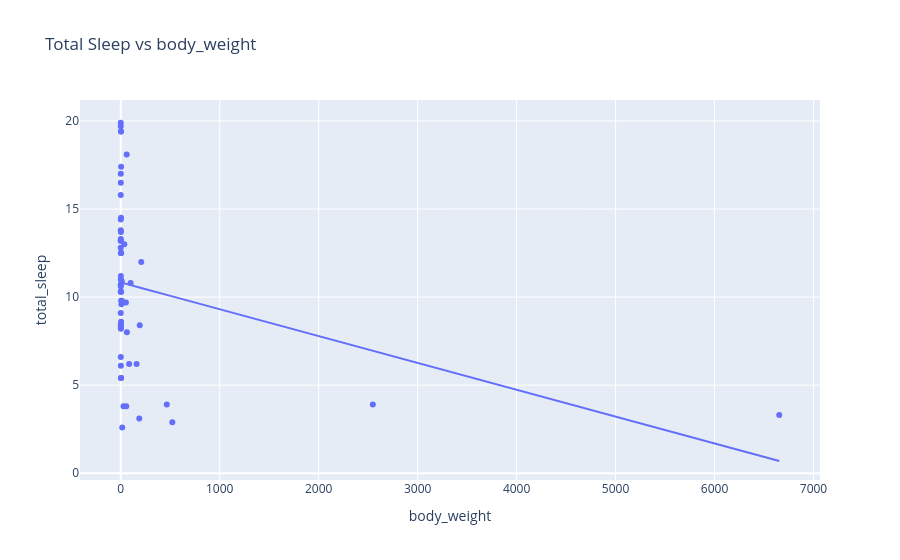
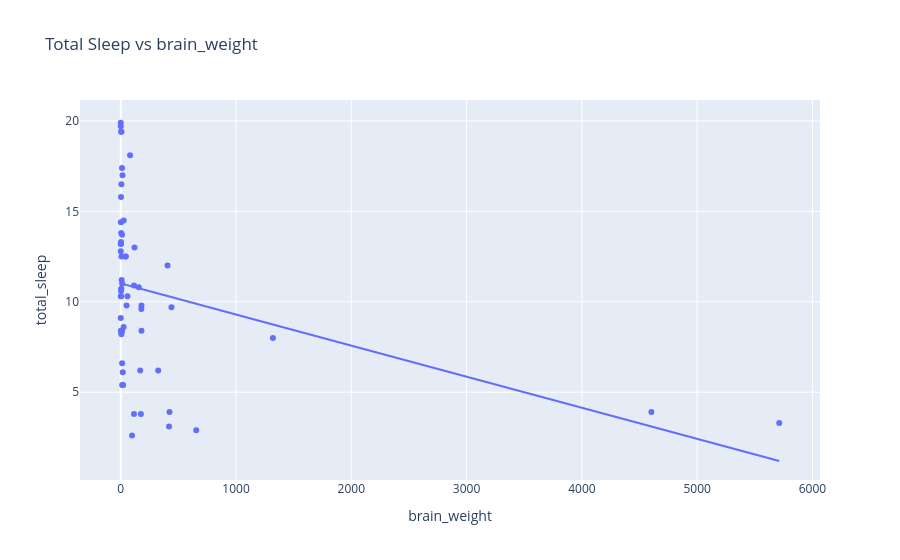
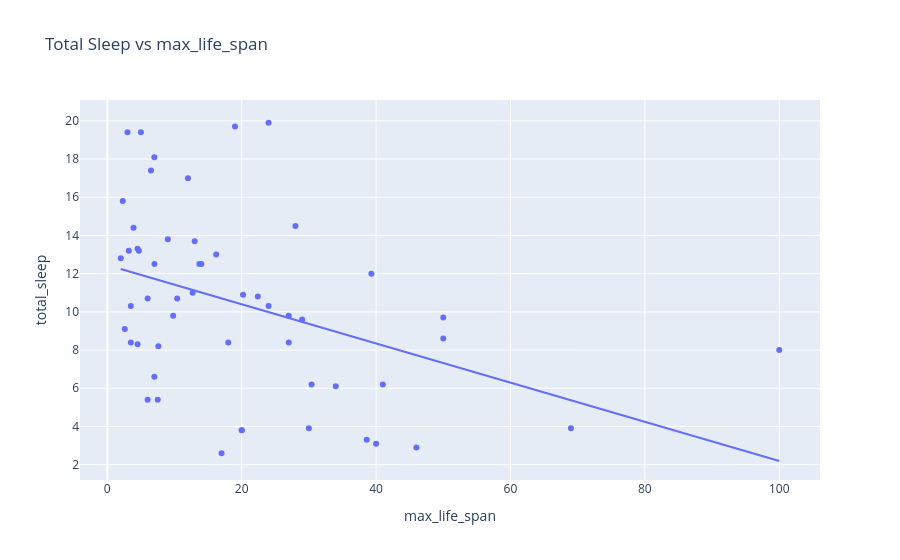
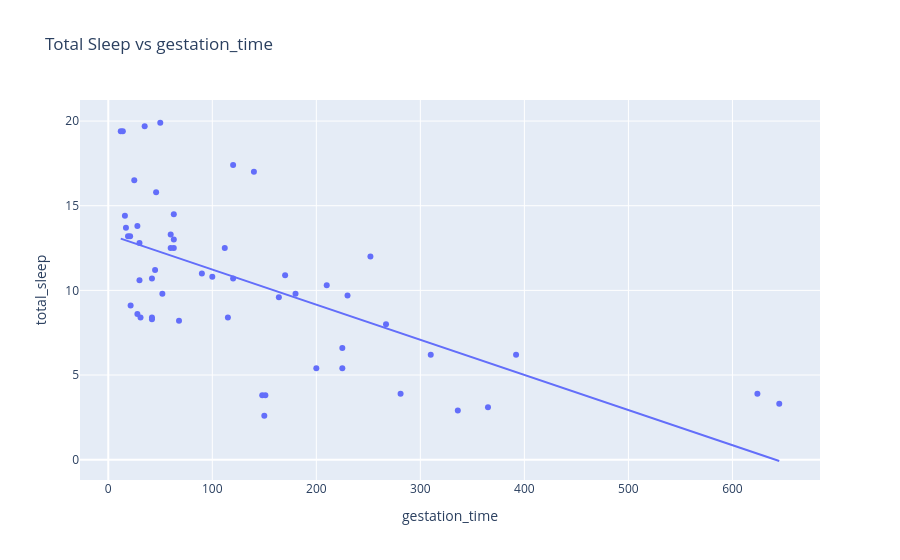

Write notebook code for charts like these, in order.
### Code cell
columns =columns.drop('total_sleep')
for column in columns:
    fig = px.scatter(
        sleep_data,
        x=column,
        y='total_sleep',
        trendline='ols',
        title=f'Total Sleep vs {column}'
    )
    fig.show()

### Figure 1 — Plotly figure (JSON) as saved in the notebook; plotly's stock layout.template omitted (floating-point values rounded to 4 significant figures)
{"data": [{"hovertemplate": "body_weight=%{x}<br>total_sleep=%{y}<extra></extra>", "legendgroup": "", "marker": {"color": "#636efa", "symbol": "circle"}, "mode": "markers", "name": "", "orientation": "v", "showlegend": false, "type": "scatter", "x": [0.048, 0.104, 0.005, 3.5, 0.023, 0.06, 0.075, 0.12, 1.0, 0.9, 0.28, 1.7, 0.785, 3.6, 3.5, 60.0, 0.75, 0.425, 2.0, 1.04, 0.101, 4.235, 0.2, 0.48, 1.4, 1.62, 4.05, 4.288, 3.385, 36.33, 35.0, 14.83, 2.5, 0.023, 27.66, 55.5, 10.0, 100.0, 250.0, 4.19, 0.01, 192.0, 10.55, 3.3, 529.0, 6.8, 465.0, 160.0, 1.41, 6654.0, 207.0, 187.1, 85.0, 521.0, 3.0, 52.16, 2547.0, 62.0, 0.92, 0.55, 0.122, 1.35], "xaxis": "x", "y": [12.8, 15.8, 9.1, 19.4, 13.2, 10.3, 8.4, 14.4, 8.3, 13.3, 13.2, 19.4, 10.7, 5.4, 17.4, 18.1, 6.6, 12.5, 5.4, 8.2, 13.8, 9.8, 10.7, 17.0, 11.0, 13.7, NaN, 12.5, 12.5, 13.0, NaN, 2.6, 8.4, 19.7, 3.8, 3.8, 10.9, 10.8, NaN, 10.3, 19.9, 8.4, 9.8, 14.5, NaN, 9.6, 3.9, 6.2, 6.1, 3.3, 12.0, 3.1, 6.2, 2.9, 8.6, 9.7, 3.9, 8.0, 16.5, 10.3, 10.6, 11.2], "yaxis": "y"}, {"hovertemplate": "<b>OLS trendline</b><br>total_sleep = -0.00152409 * body_weight + 10.8351<br>R<sup>2</sup>=0.094363<br><br>body_weight=%{x}<br>total_sleep=%{y} <b>(trend)</b><extra></extra>", "legendgroup": "", "marker": {"color": "#636efa", "symbol": "circle"}, "mode": "lines", "name": "", "showlegend": false, "type": "scatter", "x": [0.005, 0.01, 0.023, 0.023, 0.048, 0.06, 0.075, 0.101, 0.104, 0.12, 0.122, 0.2, 0.28, 0.425, 0.48, 0.55, 0.75, 0.785, 0.9, 0.92, 1.0, 1.04, 1.35, 1.4, 1.41, 1.62, 1.7, 2.0, 2.5, 3.0, 3.3, 3.385, 3.5, 3.5, 3.6, 4.19, 4.235, 4.288, 6.8, 10.0, 10.55, 14.83, 27.66, 36.33, 52.16, 55.5, 60.0, 62.0, 85.0, 100.0, 160.0, 187.1, 192.0, 207.0, 465.0, 521.0, 2547.0, 6654.0], "xaxis": "x", "y": [10.84, 10.84, 10.84, 10.84, 10.84, 10.84, 10.84, 10.83, 10.83, 10.83, 10.83, 10.83, 10.83, 10.83, 10.83, 10.83, 10.83, 10.83, 10.83, 10.83, 10.83, 10.83, 10.83, 10.83, 10.83, 10.83, 10.83, 10.83, 10.83, 10.83, 10.83, 10.83, 10.83, 10.83, 10.83, 10.83, 10.83, 10.83, 10.82, 10.82, 10.82, 10.81, 10.79, 10.78, 10.76, 10.75, 10.74, 10.74, 10.71, 10.68, 10.59, 10.55, 10.54, 10.52, 10.13, 10.04, 6.953, 0.6938], "yaxis": "y"}], "layout": {"legend": {"tracegroupgap": 0}, "title": {"text": "Total Sleep vs body_weight"}, "xaxis": {"anchor": "y", "domain": [0, 1], "title": {"text": "body_weight"}}, "yaxis": {"anchor": "x", "domain": [0, 1], "title": {"text": "total_sleep"}}}}

### Figure 2 — Plotly figure (JSON) as saved in the notebook; plotly's stock layout.template omitted (floating-point values rounded to 4 significant figures)
{"data": [{"hovertemplate": "brain_weight=%{x}<br>total_sleep=%{y}<extra></extra>", "legendgroup": "", "marker": {"color": "#636efa", "symbol": "circle"}, "mode": "markers", "name": "", "orientation": "v", "showlegend": false, "type": "scatter", "x": [0.33, 2.5, 0.14, 3.9, 0.4, 1.0, 1.2, 1.0, 6.6, 2.6, 1.9, 6.3, 3.5, 21.0, 10.8, 81.0, 12.3, 6.4, 12.3, 5.5, 4.0, 50.4, 5.0, 15.5, 12.5, 11.4, 17.0, 39.2, 44.5, 119.5, 56.0, 98.2, 12.1, 0.3, 115.0, 175.0, 115.0, 157.0, 490.0, 58.0, 0.25, 180.0, 179.5, 25.6, 680.0, 179.0, 423.0, 169.0, 17.5, 5712.0, 406.0, 419.0, 325.0, 655.0, 25.0, 440.0, 4603.0, 1320.0, 5.7, 2.4, 3.0, 8.1], "xaxis": "x", "y": [12.8, 15.8, 9.1, 19.4, 13.2, 10.3, 8.4, 14.4, 8.3, 13.3, 13.2, 19.4, 10.7, 5.4, 17.4, 18.1, 6.6, 12.5, 5.4, 8.2, 13.8, 9.8, 10.7, 17.0, 11.0, 13.7, NaN, 12.5, 12.5, 13.0, NaN, 2.6, 8.4, 19.7, 3.8, 3.8, 10.9, 10.8, NaN, 10.3, 19.9, 8.4, 9.8, 14.5, NaN, 9.6, 3.9, 6.2, 6.1, 3.3, 12.0, 3.1, 6.2, 2.9, 8.6, 9.7, 3.9, 8.0, 16.5, 10.3, 10.6, 11.2], "yaxis": "y"}, {"hovertemplate": "<b>OLS trendline</b><br>total_sleep = -0.00171947 * brain_weight + 11.0163<br>R<sup>2</sup>=0.128237<br><br>brain_weight=%{x}<br>total_sleep=%{y} <b>(trend)</b><extra></extra>", "legendgroup": "", "marker": {"color": "#636efa", "symbol": "circle"}, "mode": "lines", "name": "", "showlegend": false, "type": "scatter", "x": [0.14, 0.25, 0.3, 0.33, 0.4, 1.0, 1.0, 1.2, 1.9, 2.4, 2.5, 2.6, 3.0, 3.5, 3.9, 4.0, 5.0, 5.5, 5.7, 6.3, 6.4, 6.6, 8.1, 10.8, 11.4, 12.1, 12.3, 12.3, 12.5, 15.5, 17.5, 21.0, 25.0, 25.6, 39.2, 44.5, 50.4, 58.0, 81.0, 98.2, 115.0, 115.0, 119.5, 157.0, 169.0, 175.0, 179.0, 179.5, 180.0, 325.0, 406.0, 419.0, 423.0, 440.0, 655.0, 1320.0, 4603.0, 5712.0], "xaxis": "x", "y": [11.02, 11.02, 11.02, 11.02, 11.02, 11.01, 11.01, 11.01, 11.01, 11.01, 11.01, 11.01, 11.01, 11.01, 11.01, 11.01, 11.01, 11.01, 11.01, 11.01, 11.01, 11.0, 11.0, 11.0, 11.0, 11.0, 11.0, 11.0, 10.99, 10.99, 10.99, 10.98, 10.97, 10.97, 10.95, 10.94, 10.93, 10.92, 10.88, 10.85, 10.82, 10.82, 10.81, 10.75, 10.73, 10.72, 10.71, 10.71, 10.71, 10.46, 10.32, 10.3, 10.29, 10.26, 9.89, 8.747, 3.102, 1.195], "yaxis": "y"}], "layout": {"legend": {"tracegroupgap": 0}, "title": {"text": "Total Sleep vs brain_weight"}, "xaxis": {"anchor": "y", "domain": [0, 1], "title": {"text": "brain_weight"}}, "yaxis": {"anchor": "x", "domain": [0, 1], "title": {"text": "total_sleep"}}}}

### Figure 3 — Plotly figure (JSON) as saved in the notebook; plotly's stock layout.template omitted (floating-point values rounded to 4 significant figures)
{"data": [{"hovertemplate": "max_life_span=%{x}<br>total_sleep=%{y}<extra></extra>", "legendgroup": "", "marker": {"color": "#636efa", "symbol": "circle"}, "mode": "markers", "name": "", "orientation": "v", "showlegend": false, "type": "scatter", "x": [2.0, 2.3, 2.6, 3.0, 3.2, 3.5, 3.5, 3.9, 4.5, 4.5, 4.7, 5.0, 6.0, 6.0, 6.5, 7.0, 7.0, 7.0, 7.5, 7.6, 9.0, 9.8, 10.4, 12.0, 12.7, 13.0, 13.0, 13.7, 14.0, 16.2, 16.3, 17.0, 18.0, 19.0, 20.0, 20.0, 20.2, 22.4, 23.6, 24.0, 24.0, 27.0, 27.0, 28.0, 28.0, 29.0, 30.0, 30.4, 34.0, 38.6, 39.3, 40.0, 41.0, 46.0, 50.0, 50.0, 69.0, 100.0, NaN, NaN, NaN, NaN], "xaxis": "x", "y": [12.8, 15.8, 9.1, 19.4, 13.2, 10.3, 8.4, 14.4, 8.3, 13.3, 13.2, 19.4, 10.7, 5.4, 17.4, 18.1, 6.6, 12.5, 5.4, 8.2, 13.8, 9.8, 10.7, 17.0, 11.0, 13.7, NaN, 12.5, 12.5, 13.0, NaN, 2.6, 8.4, 19.7, 3.8, 3.8, 10.9, 10.8, NaN, 10.3, 19.9, 8.4, 9.8, 14.5, NaN, 9.6, 3.9, 6.2, 6.1, 3.3, 12.0, 3.1, 6.2, 2.9, 8.6, 9.7, 3.9, 8.0, 16.5, 10.3, 10.6, 11.2], "yaxis": "y"}, {"hovertemplate": "<b>OLS trendline</b><br>total_sleep = -0.10258 * max_life_span + 12.4494<br>R<sup>2</sup>=0.168266<br><br>max_life_span=%{x}<br>total_sleep=%{y} <b>(trend)</b><extra></extra>", "legendgroup": "", "marker": {"color": "#636efa", "symbol": "circle"}, "mode": "lines", "name": "", "showlegend": false, "type": "scatter", "x": [2.0, 2.3, 2.6, 3.0, 3.2, 3.5, 3.5, 3.9, 4.5, 4.5, 4.7, 5.0, 6.0, 6.0, 6.5, 7.0, 7.0, 7.0, 7.5, 7.6, 9.0, 9.8, 10.4, 12.0, 12.7, 13.0, 13.7, 14.0, 16.2, 17.0, 18.0, 19.0, 20.0, 20.0, 20.2, 22.4, 24.0, 24.0, 27.0, 27.0, 28.0, 29.0, 30.0, 30.4, 34.0, 38.6, 39.3, 40.0, 41.0, 46.0, 50.0, 50.0, 69.0, 100.0], "xaxis": "x", "y": [12.24, 12.21, 12.18, 12.14, 12.12, 12.09, 12.09, 12.05, 11.99, 11.99, 11.97, 11.94, 11.83, 11.83, 11.78, 11.73, 11.73, 11.73, 11.68, 11.67, 11.53, 11.44, 11.38, 11.22, 11.15, 11.12, 11.04, 11.01, 10.79, 10.71, 10.6, 10.5, 10.4, 10.4, 10.38, 10.15, 9.987, 9.987, 9.68, 9.68, 9.577, 9.475, 9.372, 9.331, 8.962, 8.49, 8.418, 8.346, 8.244, 7.731, 7.32, 7.32, 5.371, 2.191], "yaxis": "y"}], "layout": {"legend": {"tracegroupgap": 0}, "title": {"text": "Total Sleep vs max_life_span"}, "xaxis": {"anchor": "y", "domain": [0, 1], "title": {"text": "max_life_span"}}, "yaxis": {"anchor": "x", "domain": [0, 1], "title": {"text": "total_sleep"}}}}

### Figure 4 — Plotly figure (JSON) as saved in the notebook; plotly's stock layout.template omitted (floating-point values rounded to 4 significant figures)
{"data": [{"hovertemplate": "gestation_time=%{x}<br>total_sleep=%{y}<extra></extra>", "legendgroup": "", "marker": {"color": "#636efa", "symbol": "circle"}, "mode": "markers", "name": "", "orientation": "v", "showlegend": false, "type": "scatter", "x": [30.0, 46.0, 21.5, 14.0, 19.0, NaN, 42.0, 16.0, 42.0, 60.0, 21.0, 12.0, 42.0, 225.0, 120.0, NaN, 225.0, 112.0, 200.0, 68.0, 28.0, 52.0, 120.0, 140.0, 90.0, 17.0, 38.0, 63.0, 60.0, 63.0, 33.0, 150.0, 31.0, 35.0, 148.0, 151.0, 170.0, 100.0, 440.0, 210.0, 50.0, 115.0, 180.0, 63.0, 400.0, 164.0, 281.0, 392.0, NaN, 645.0, 252.0, 365.0, 310.0, 336.0, 28.0, 230.0, 624.0, 267.0, 25.0, NaN, 30.0, 45.0], "xaxis": "x", "y": [12.8, 15.8, 9.1, 19.4, 13.2, 10.3, 8.4, 14.4, 8.3, 13.3, 13.2, 19.4, 10.7, 5.4, 17.4, 18.1, 6.6, 12.5, 5.4, 8.2, 13.8, 9.8, 10.7, 17.0, 11.0, 13.7, NaN, 12.5, 12.5, 13.0, NaN, 2.6, 8.4, 19.7, 3.8, 3.8, 10.9, 10.8, NaN, 10.3, 19.9, 8.4, 9.8, 14.5, NaN, 9.6, 3.9, 6.2, 6.1, 3.3, 12.0, 3.1, 6.2, 2.9, 8.6, 9.7, 3.9, 8.0, 16.5, 10.3, 10.6, 11.2], "yaxis": "y"}, {"hovertemplate": "<b>OLS trendline</b><br>total_sleep = -0.0207491 * gestation_time + 13.3058<br>R<sup>2</sup>=0.398573<br><br>gestation_time=%{x}<br>total_sleep=%{y} <b>(trend)</b><extra></extra>", "legendgroup": "", "marker": {"color": "#636efa", "symbol": "circle"}, "mode": "lines", "name": "", "showlegend": false, "type": "scatter", "x": [12.0, 14.0, 16.0, 17.0, 19.0, 21.0, 21.5, 25.0, 28.0, 28.0, 30.0, 30.0, 31.0, 35.0, 42.0, 42.0, 42.0, 45.0, 46.0, 50.0, 52.0, 60.0, 60.0, 63.0, 63.0, 63.0, 68.0, 90.0, 100.0, 112.0, 115.0, 120.0, 120.0, 140.0, 148.0, 150.0, 151.0, 164.0, 170.0, 180.0, 200.0, 210.0, 225.0, 225.0, 230.0, 252.0, 267.0, 281.0, 310.0, 336.0, 365.0, 392.0, 624.0, 645.0], "xaxis": "x", "y": [13.06, 13.02, 12.97, 12.95, 12.91, 12.87, 12.86, 12.79, 12.72, 12.72, 12.68, 12.68, 12.66, 12.58, 12.43, 12.43, 12.43, 12.37, 12.35, 12.27, 12.23, 12.06, 12.06, 12.0, 12.0, 12.0, 11.89, 11.44, 11.23, 10.98, 10.92, 10.82, 10.82, 10.4, 10.23, 10.19, 10.17, 9.903, 9.778, 9.571, 9.156, 8.948, 8.637, 8.637, 8.533, 8.077, 7.766, 7.475, 6.874, 6.334, 5.732, 5.172, 0.3584, -0.07738], "yaxis": "y"}], "layout": {"legend": {"tracegroupgap": 0}, "title": {"text": "Total Sleep vs gestation_time"}, "xaxis": {"anchor": "y", "domain": [0, 1], "title": {"text": "gestation_time"}}, "yaxis": {"anchor": "x", "domain": [0, 1], "title": {"text": "total_sleep"}}}}
